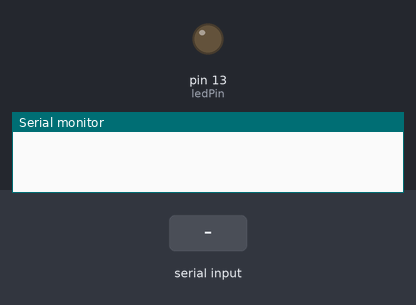
The sketch below on a simulated Arduino Uno, built with avr-gcc and run on an emulated ATmega328P. Parts: output pins drawn as LEDs (lit = HIGH), the last lines printed to the serial monitor. The test bench sets the inputs (shaded band).

Above: at 1.2 s.
1.3 s: "1" received over Serial
At 1.6 s:
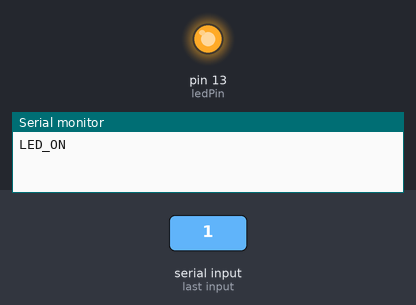
2.8 s: "0" received over Serial
At 3.9 s:
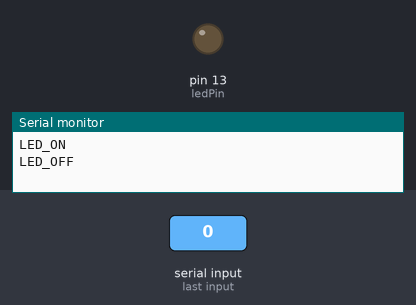
Timing chart, 0 to 5.8 s (numbered marks = the images above; inputs shaded):
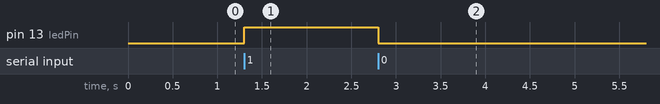

Measured:
- after the input at 1.3 s, pin 13 (ledPin): LOW → HIGH at once
- after the input at 2.8 s, pin 13 (ledPin): HIGH → LOW at once

The sketch:

SecureHome_Bluetooth_LED.ino
```cpp
// =====================================================
//   SecureHome - Control de LED vía Bluetooth (HC-05)
//   Arduino UNO + LED + Resistencia 220 ohm
//
//   Este programa recibe comandos enviados desde una
//   aplicación móvil mediante un módulo Bluetooth HC-05.
//
//   Comandos esperados:
//       '1' → Encender LED
//       '0' → Apagar LED
//
//   Flujo de comunicación:
//   App Android → Bluetooth → HC-05 → Serial UART → Arduino
// =====================================================

// Pin donde se encuentra conectado el LED.
// Se usa el pin 13 porque la mayoría de las placas Arduino
// ya integran un LED en ese pin, pero puede cambiarse si se usa
// un LED externo (por ejemplo, pin 7).
int ledPin = 13;


void setup() {
  // Inicializa la comunicación serial a 9600 baudios.
  // Esta velocidad debe coincidir con la configuración del HC-05.
  Serial.begin(9600);

  // Configura el pin del LED como salida.
  pinMode(ledPin, OUTPUT);

  // Asegura que el LED inicie apagado al encender el Arduino.
  digitalWrite(ledPin, LOW);
}


void loop() {

  // Verifica si hay datos disponibles en el buffer serial.
  // Esto significa que el HC-05 envió un comando desde la app.
  if (Serial.available() > 0) {

    // Lee el carácter enviado por Bluetooth.
    // Puede ser '1' o '0', según lo enviado desde la APK.
    char cmd = Serial.read();

    // Si el comando recibido es '1':
    // → Encender LED
    if (cmd == '1') {
      digitalWrite(ledPin, HIGH);   // Enciende el LED físico
      Serial.println("LED_ON");     // Envía confirmación (opcional)
    }

    // Si el comando recibido es '0':
    // → Apagar LED
    else if (cmd == '0') {
      digitalWrite(ledPin, LOW);    // Apaga el LED físico
      Serial.println("LED_OFF");    // Envía confirmación (opcional)
    }

    // Si se recibiera cualquier otro carácter, simplemente se ignora.
    // (No hace falta manejarlo porque la app solo envía '1' o '0').
  }
}
```
